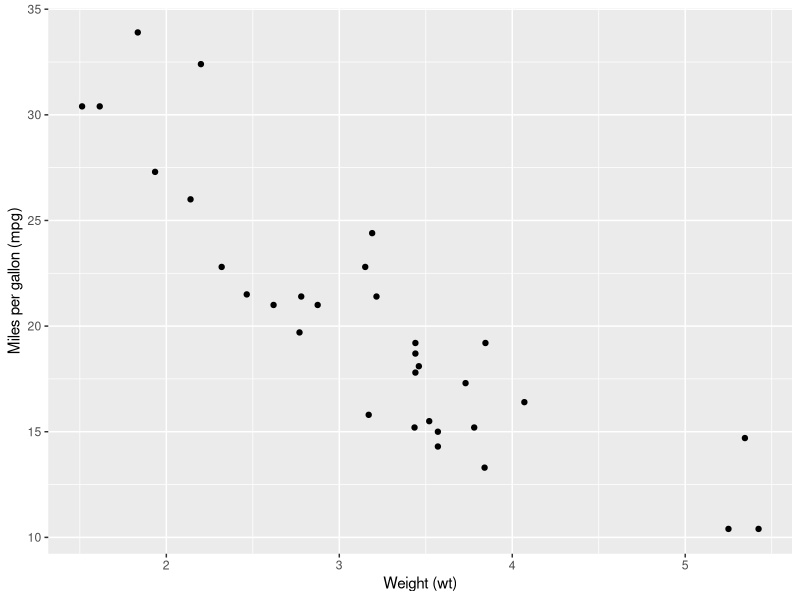

Write the R code that produced this figure.
## ---- chunk 1
#| label: fig-example
#| fig-cap: "A simple example figure."
#| fig-width: 6
#| fig-height: 4
library(ggplot2)
mtcars |>
  ggplot(aes(x = wt, y = mpg)) +
  geom_point() +
  labs(x = "Weight (wt)", y = "Miles per gallon (mpg)")
## ---- chunk 2
#| label: tbl-example
#| tbl-cap: "A simple example table."
knitr::kable(
  data.frame(
    Variable = c("x", "y", "z"),
    Mean     = c(1.23, 4.56, 7.89),
    SD       = c(0.12, 0.45, 0.78)
  )
)
